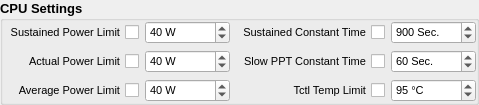
        <widget class="QGroupBox" name="groupBox_2">
         <property name="font">
          <font>
           <pointsize>10</pointsize>
           <weight>75</weight>
           <bold>true</bold>
          </font>
         </property>
         <property name="title">
          <string>CPU Settings</string>
         </property>
         <property name="flat">
          <bool>true</bool>
         </property>
         <layout class="QHBoxLayout" name="horizontalLayout">
          <property name="leftMargin">
           <number>0</number>
          </property>
          <property name="topMargin">
           <number>0</number>
          </property>
          <property name="rightMargin">
           <number>0</number>
          </property>
          <property name="bottomMargin">
           <number>0</number>
          </property>
          <item>
           <layout class="QVBoxLayout" name="verticalLayout_5">
            <item>
             <widget class="QWidget" name="stampLimitWidget" native="true">
              <layout class="QHBoxLayout" name="horizontalLayout_33">
               <property name="leftMargin">
                <number>0</number>
               </property>
               <property name="topMargin">
                <number>0</number>
               </property>
               <property name="rightMargin">
                <number>0</number>
               </property>
               <property name="bottomMargin">
                <number>0</number>
               </property>
               <item>
                <spacer name="horizontalSpacer_5">
                 <property name="orientation">
                  <enum>Qt::Horizontal</enum>
                 </property>
                 <property name="sizeHint" stdset="0">
                  <size>
                   <width>1</width>
                   <height>20</height>
                  </size>
                 </property>
                </spacer>
               </item>
               <item>
                <widget class="QCheckBox" name="stampLimitCheckBox">
                 <property name="sizePolicy">
                  <sizepolicy hsizetype="Fixed" vsizetype="Fixed">
                   <horstretch>0</horstretch>
                   <verstretch>0</verstretch>
                  </sizepolicy>
                 </property>
                 <property name="minimumSize">
                  <size>
                   <width>0</width>
                   <height>20</height>
                  </size>
                 </property>
                 <property name="font">
                  <font>
                   <pointsize>8</pointsize>
                   <weight>50</weight>
                   <bold>false</bold>
                  </font>
                 </property>
                 <property name="layoutDirection">
                  <enum>Qt::RightToLeft</enum>
                 </property>
                 <property name="text">
                  <string>Sustained Power Limit</string>
                 </property>
                </widget>
               </item>
               <item>
                <widget class="CtrlSpinBox" name="stampLimitSpinBox">
                 <property name="sizePolicy">
                  <sizepolicy hsizetype="Fixed" vsizetype="Fixed">
                   <horstretch>0</horstretch>
                   <verstretch>0</verstretch>
                  </sizepolicy>
                 </property>
                 <property name="minimumSize">
                  <size>
                   <width>85</width>
                   <height>0</height>
                  </size>
                 </property>
                 <property name="font">
                  <font>
                   <pointsize>8</pointsize>
                   <weight>50</weight>
                   <bold>false</bold>
                  </font>
                 </property>
                 <property name="suffix">
                  <string> W</string>
                 </property>
                 <property name="minimum">
                  <number>3</number>
                 </property>
                 <property name="maximum">
                  <number>100</number>
                 </property>
                 <property name="value">
                  <number>40</number>
                 </property>
                </widget>
               </item>
              </layout>
             </widget>
            </item>
            <item>
             <widget class="QWidget" name="fastLimitWidget" native="true">
              <layout class="QHBoxLayout" name="horizontalLayout_37">
               <property name="leftMargin">
                <number>0</number>
               </property>
               <property name="topMargin">
                <number>0</number>
               </property>
               <property name="rightMargin">
                <number>0</number>
               </property>
               <property name="bottomMargin">
                <number>0</number>
               </property>
               <item>
                <spacer name="horizontalSpacer_6">
                 <property name="orientation">
                  <enum>Qt::Horizontal</enum>
                 </property>
                 <property name="sizeHint" stdset="0">
                  <size>
                   <width>1</width>
                   <height>20</height>
                  </size>
                 </property>
                </spacer>
               </item>
               <item>
                <widget class="QCheckBox" name="fastLimitCheckBox">
                 <property name="sizePolicy">
                  <sizepolicy hsizetype="Fixed" vsizetype="Fixed">
                   <horstretch>0</horstretch>
                   <verstretch>0</verstretch>
                  </sizepolicy>
                 </property>
                 <property name="minimumSize">
                  <size>
                   <width>0</width>
                   <height>20</height>
                  </size>
                 </property>
                 <property name="font">
                  <font>
                   <pointsize>8</pointsize>
                   <weight>50</weight>
                   <bold>false</bold>
                  </font>
                 </property>
                 <property name="layoutDirection">
                  <enum>Qt::RightToLeft</enum>
                 </property>
                 <property name="text">
                  <string>Actual Power Limit</string>
                 </property>
                </widget>
               </item>
               <item>
                <widget class="CtrlSpinBox" name="fastLimitSpinBox">
                 <property name="sizePolicy">
                  <sizepolicy hsizetype="Fixed" vsizetype="Fixed">
                   <horstretch>0</horstretch>
                   <verstretch>0</verstretch>
                  </sizepolicy>
                 </property>
                 <property name="minimumSize">
                  <size>
                   <width>85</width>
                   <height>0</height>
                  </size>
                 </property>
                 <property name="font">
                  <font>
                   <pointsize>8</pointsize>
                   <weight>50</weight>
                   <bold>false</bold>
                  </font>
                 </property>
                 <property name="suffix">
                  <string> W</string>
                 </property>
                 <property name="minimum">
                  <number>3</number>
                 </property>
                 <property name="maximum">
                  <number>100</number>
                 </property>
                 <property name="value">
                  <number>40</number>
                 </property>
                </widget>
               </item>
              </layout>
             </widget>
            </item>
            <item>
             <widget class="QWidget" name="slowLimitWidget" native="true">
              <layout class="QHBoxLayout" name="horizontalLayout_38">
               <property name="leftMargin">
                <number>0</number>
               </property>
               <property name="topMargin">
                <number>0</number>
               </property>
               <property name="rightMargin">
                <number>0</number>
               </property>
               <property name="bottomMargin">
                <number>0</number>
               </property>
               <item>
                <spacer name="horizontalSpacer_8">
                 <property name="orientation">
                  <enum>Qt::Horizontal</enum>
                 </property>
                 <property name="sizeHint" stdset="0">
                  <size>
                   <width>1</width>
                   <height>20</height>
                  </size>
                 </property>
                </spacer>
               </item>
               <item>
                <widget class="QCheckBox" name="slowLimitCheckBox">
                 <property name="sizePolicy">
                  <sizepolicy hsizetype="Fixed" vsizetype="Fixed">
                   <horstretch>0</horstretch>
                   <verstretch>0</verstretch>
                  </sizepolicy>
                 </property>
                 <property name="minimumSize">
                  <size>
                   <width>0</width>
                   <height>20</height>
                  </size>
                 </property>
                 <property name="font">
                  <font>
                   <pointsize>8</pointsize>
                   <weight>50</weight>
                   <bold>false</bold>
                  </font>
                 </property>
                 <property name="layoutDirection">
                  <enum>Qt::RightToLeft</enum>
                 </property>
                 <property name="text">
                  <string>Average Power Limit</string>
                 </property>
                </widget>
               </item>
               <item>
                <widget class="CtrlSpinBox" name="slowLimitSpinBox">
                 <property name="sizePolicy">
                  <sizepolicy hsizetype="Fixed" vsizetype="Fixed">
                   <horstretch>0</horstretch>
                   <verstretch>0</verstretch>
                  </sizepolicy>
                 </property>
                 <property name="minimumSize">
                  <size>
                   <width>85</width>
                   <height>0</height>
                  </size>
                 </property>
                 <property name="font">
                  <font>
                   <pointsize>8</pointsize>
                   <weight>50</weight>
                   <bold>false</bold>
                  </font>
                 </property>
                 <property name="suffix">
                  <string> W</string>
                 </property>
                 <property name="minimum">
                  <number>3</number>
                 </property>
                 <property name="maximum">
                  <number>100</number>
                 </property>
                 <property name="value">
                  <number>40</number>
                 </property>
                </widget>
               </item>
              </layout>
             </widget>
            </item>
            <item>
             <spacer name="verticalSpacer_3">
              <property name="orientation">
               <enum>Qt::Vertical</enum>
              </property>
              <property name="sizeType">
               <enum>QSizePolicy::Minimum</enum>
              </property>
              <property name="sizeHint" stdset="0">
               <size>
                <width>0</width>
                <height>0</height>
               </size>
              </property>
             </spacer>
            </item>
           </layout>
          </item>
          <item>
           <layout class="QVBoxLayout" name="verticalLayout_9">
            <item>
             <widget class="QWidget" name="fastTimeWidget" native="true">
              <layout class="QHBoxLayout" name="horizontalLayout_44">
               <property name="leftMargin">
                <number>0</number>
               </property>
               <property name="topMargin">
                <number>0</number>
               </property>
               <property name="rightMargin">
                <number>0</number>
               </property>
               <property name="bottomMargin">
                <number>0</number>
               </property>
               <item>
                <spacer name="horizontalSpacer_7">
                 <property name="orientation">
                  <enum>Qt::Horizontal</enum>
                 </property>
                 <property name="sizeHint" stdset="0">
                  <size>
                   <width>1</width>
                   <height>20</height>
                  </size>
                 </property>
                </spacer>
               </item>
               <item>
                <widget class="QCheckBox" name="fastTimeCheckBox">
                 <property name="sizePolicy">
                  <sizepolicy hsizetype="Fixed" vsizetype="Fixed">
                   <horstretch>0</horstretch>
                   <verstretch>0</verstretch>
                  </sizepolicy>
                 </property>
                 <property name="minimumSize">
                  <size>
                   <width>0</width>
                   <height>20</height>
                  </size>
                 </property>
                 <property name="font">
                  <font>
                   <pointsize>8</pointsize>
                   <weight>50</weight>
                   <bold>false</bold>
                  </font>
                 </property>
                 <property name="layoutDirection">
                  <enum>Qt::RightToLeft</enum>
                 </property>
                 <property name="text">
                  <string>Sustained Constant Time</string>
                 </property>
                </widget>
               </item>
               <item>
                <widget class="CtrlSpinBox" name="fastTimeSpinBox">
                 <property name="sizePolicy">
                  <sizepolicy hsizetype="Fixed" vsizetype="Fixed">
                   <horstretch>0</horstretch>
                   <verstretch>0</verstretch>
                  </sizepolicy>
                 </property>
                 <property name="minimumSize">
                  <size>
                   <width>85</width>
                   <height>0</height>
                  </size>
                 </property>
                 <property name="font">
                  <font>
                   <pointsize>8</pointsize>
                   <weight>50</weight>
                   <bold>false</bold>
                  </font>
                 </property>
                 <property name="suffix">
                  <string> Sec.</string>
                 </property>
                 <property name="minimum">
                  <number>1</number>
                 </property>
                 <property name="maximum">
                  <number>3600</number>
                 </property>
                 <property name="value">
                  <number>900</number>
                 </property>
                </widget>
               </item>
              </layout>
             </widget>
            </item>
            <item>
             <widget class="QWidget" name="slowTimeWidget" native="true">
              <layout class="QHBoxLayout" name="horizontalLayout_39">
               <property name="leftMargin">
                <number>0</number>
               </property>
               <property name="topMargin">
                <number>0</number>
               </property>
               <property name="rightMargin">
                <number>0</number>
               </property>
               <property name="bottomMargin">
                <number>0</number>
               </property>
               <item>
                <spacer name="horizontalSpacer_9">
                 <property name="orientation">
                  <enum>Qt::Horizontal</enum>
                 </property>
                 <property name="sizeHint" stdset="0">
                  <size>
                   <width>1</width>
                   <height>20</height>
                  </size>
                 </property>
                </spacer>
               </item>
               <item>
                <widget class="QCheckBox" name="slowTimeCheckBox">
                 <property name="sizePolicy">
                  <sizepolicy hsizetype="Fixed" vsizetype="Fixed">
                   <horstretch>0</horstretch>
                   <verstretch>0</verstretch>
                  </sizepolicy>
                 </property>
                 <property name="minimumSize">
                  <size>
                   <width>0</width>
                   <height>20</height>
                  </size>
                 </property>
                 <property name="font">
                  <font>
                   <pointsize>8</pointsize>
                   <weight>50</weight>
                   <bold>false</bold>
                  </font>
                 </property>
                 <property name="layoutDirection">
                  <enum>Qt::RightToLeft</enum>
                 </property>
                 <property name="text">
                  <string>Slow PPT Constant Time</string>
                 </property>
                </widget>
               </item>
               <item>
                <widget class="CtrlSpinBox" name="slowTimeSpinBox">
                 <property name="sizePolicy">
                  <sizepolicy hsizetype="Fixed" vsizetype="Fixed">
                   <horstretch>0</horstretch>
                   <verstretch>0</verstretch>
                  </sizepolicy>
                 </property>
                 <property name="minimumSize">
                  <size>
                   <width>85</width>
                   <height>0</height>
                  </size>
                 </property>
                 <property name="font">
                  <font>
                   <pointsize>8</pointsize>
                   <weight>50</weight>
                   <bold>false</bold>
                  </font>
                 </property>
                 <property name="suffix">
                  <string> Sec.</string>
                 </property>
                 <property name="minimum">
                  <number>1</number>
                 </property>
                 <property name="maximum">
                  <number>120</number>
                 </property>
                 <property name="value">
                  <number>60</number>
                 </property>
                </widget>
               </item>
              </layout>
             </widget>
            </item>
            <item>
             <widget class="QWidget" name="tempLimitWidget" native="true">
              <layout class="QHBoxLayout" name="horizontalLayout_45">
               <property name="leftMargin">
                <number>0</number>
               </property>
               <property name="topMargin">
                <number>0</number>
               </property>
               <property name="rightMargin">
                <number>0</number>
               </property>
               <property name="bottomMargin">
                <number>0</number>
               </property>
               <item>
                <spacer name="horizontalSpacer">
                 <property name="orientation">
                  <enum>Qt::Horizontal</enum>
                 </property>
                 <property name="sizeHint" stdset="0">
                  <size>
                   <width>1</width>
                   <height>20</height>
                  </size>
                 </property>
                </spacer>
               </item>
               <item>
                <widget class="QCheckBox" name="tempLimitCheckBox">
                 <property name="sizePolicy">
                  <sizepolicy hsizetype="Fixed" vsizetype="Fixed">
                   <horstretch>0</horstretch>
                   <verstretch>0</verstretch>
                  </sizepolicy>
                 </property>
                 <property name="minimumSize">
                  <size>
                   <width>0</width>
                   <height>20</height>
                  </size>
                 </property>
                 <property name="font">
                  <font>
                   <pointsize>8</pointsize>
                   <weight>50</weight>
                   <bold>false</bold>
                  </font>
                 </property>
                 <property name="layoutDirection">
                  <enum>Qt::RightToLeft</enum>
                 </property>
                 <property name="text">
                  <string>Tctl Temp Limit</string>
                 </property>
                </widget>
               </item>
               <item>
                <widget class="CtrlSpinBox" name="tempLimitSpinBox">
                 <property name="sizePolicy">
                  <sizepolicy hsizetype="Fixed" vsizetype="Fixed">
                   <horstretch>0</horstretch>
                   <verstretch>0</verstretch>
                  </sizepolicy>
                 </property>
                 <property name="minimumSize">
                  <size>
                   <width>85</width>
                   <height>0</height>
                  </size>
                 </property>
                 <property name="font">
                  <font>
                   <pointsize>8</pointsize>
                   <weight>50</weight>
                   <bold>false</bold>
                  </font>
                 </property>
                 <property name="styleSheet">
                  <string notr="true"/>
                 </property>
                 <property name="suffix">
                  <string> °C</string>
                 </property>
                 <property name="minimum">
                  <number>35</number>
                 </property>
                 <property name="maximum">
                  <number>110</number>
                 </property>
                 <property name="value">
                  <number>95</number>
                 </property>
                </widget>
               </item>
              </layout>
             </widget>
            </item>
            <item>
             <spacer name="verticalSpacer_5">
              <property name="orientation">
               <enum>Qt::Vertical</enum>
              </property>
              <property name="sizeType">
               <enum>QSizePolicy::Minimum</enum>
              </property>
              <property name="sizeHint" stdset="0">
               <size>
                <width>0</width>
                <height>0</height>
               </size>
              </property>
             </spacer>
            </item>
           </layout>
          </item>
         </layout>
        </widget>
